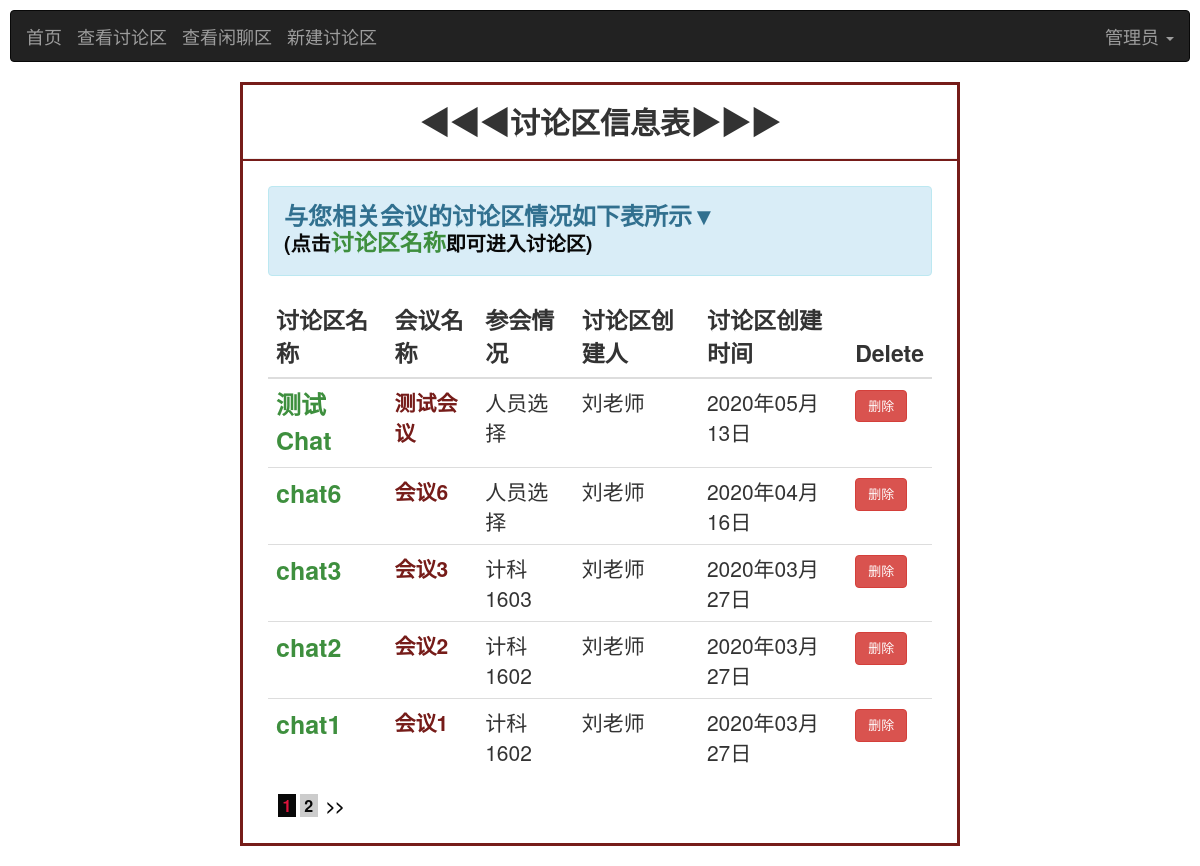
/chat/checkChat/1/1 (signed in), run on the app's committed database.
### base/models.py (models this page shows, shortened)
class User(AbstractUser):#继承内置模型User，并在User的基础上添加新字段
    USER_TYPE = (
        (0, "学生"),
        (1, "老师"),
        (2, "管理员"),#需根据user_type的字段类型进行设置
    )
    name = models.CharField('姓名', max_length=50,default='')
    introduce = models.TextField('简介', default='什么都没留下...')
    photo = models.ImageField('头像', blank=True, upload_to='images/user/')
    user_type = models.IntegerField('身份标识(0:学生/1:老师/2:管理员)',default=0,choices=USER_TYPE)
    user_banji=models.ForeignKey(Banji,on_delete=models.CASCADE, null=True,blank=True,verbose_name='用户班级')
    user_major=models.ForeignKey(Major,on_delete=models.CASCADE,null=True,blank=True,verbose_name='用户专业')

class Banji(models.Model):
    banji_name = models.CharField(default='',max_length=50, unique=True)
    banji_major = models.ForeignKey(Major, on_delete=models.CASCADE, null=False,verbose_name='班级的专业')
    class Meta:
        verbose_name = '班级'  # 模型类的名字
        verbose_name_plural = '班级'  # 模型类名字的复数形式，且优先显示

### chat/models.py (models this page shows, shortened)
class Chat(models.Model):
    CHAT_START = (
        (1, "开启"),
        (0, "关闭"),
    )
    chat_user=models.ForeignKey(User,on_delete=models.CASCADE,default="",verbose_name='讨论区创建者')
    chat_name= models.CharField("讨论区名称",max_length=100)
    meeting=models.ForeignKey(Meeting,on_delete=models.CASCADE,default="",verbose_name='讨论区的会议')
    chat_start=models.IntegerField("讨论区开启标志",default=0,choices=CHAT_START)
    create_date=models.DateTimeField("讨论区创建时间",default=timezone.now)#新增时自动获取当前日期
    class Meta:
        verbose_name = '讨论区'#模型类的名字
        verbose_name_plural = '讨论区'#模型类名字的复数形式，且优先显示

### meeting/models.py (models this page shows, shortened)
class Meeting(models.Model):
    meeting_name= models.CharField("会议名字",max_length=50)
    meeting_theme=models.CharField("会议主题",default="",max_length=50)
    meeting_user=models.ForeignKey(User,on_delete=models.CASCADE,null=False,verbose_name='会议发布者')
    meeting_banji=models.ForeignKey(Banji,on_delete=models.CASCADE,null=False,verbose_name='会议的班级')
    meeting_file=models.FileField("上传文件",blank=True,upload_to='upload/files/')
    filename=models.CharField("文件名",default="",max_length=50)
    filesize=models.IntegerField("文件大小",null=True,blank=True)
    create_date=models.DateTimeField("会议创建时间",default=timezone.now)#新增时自动获取当前日期
    class Meta:
        verbose_name = '会议'#模型类的名字
        verbose_name_plural = '会议'#模型类名字的复数形式，且优先显示

### chat/views.py (the view)
# urls.py: path('checkChat/<int:id>/<int:page>', checkChatView, name='checkChat'),
@login_required(login_url='/')
def checkChatView(request,id,page):
    user = User.objects.get(id=id)
    meetings = []
    if user.user_type == 0:  # 学生用户
        ms = Meeting.objects.filter(meeting_banji_id=user.user_banji_id).order_by('-create_date')
        if ms.exists():
            for m in ms:
                meetings.append(m)
        chooses=ChooseStudent.objects.filter(user_id=user.id,choose=1)
        if chooses.exists():
            for choose in chooses:
                meeting=Meeting.objects.get(id=choose.meeting_id)
                meetings.append(meeting)
    elif user.user_type == 1:  # 老师用户
        ms = Meeting.objects.filter(meeting_user_id=id).order_by('-create_date')
        if ms.exists():
            for m in ms:
                meetings.append(m)
    else:  # 管理员用户
        ms = Meeting.objects.all().order_by('-create_date')
        if ms.exists():
            for m in ms:
                meetings.append(m)
    chats = []
    for meeting in meetings:
        chat = Chat.objects.filter(meeting_id=meeting.id)
        if chat.exists():
            chats.append(chat[0])
        if len(chats) == 0:  # 还没有讨论区被创建
            result = True
        else:
            result = False
    c = Paginator(chats, 5)
    try:
        pages = c.page(page)
    except PageNotAnInteger:
        pages = c.page(1)
    except EmptyPage:
        pages = c.page(c.num_pages)
    return render(request, 'checkChat.html', locals())

### templates/checkChat.html (shortened to what this page needs)
<!DOCTYPE html>
<html lang="en">
<head>
    {% load staticfiles %}
    <link rel="stylesheet" href="https://cdn.staticfile.org/twitter-bootstrap/3.3.7/css/bootstrap.min.css">
</head>
<body>
<div style="margin: 10px">
    <nav class="navbar navbar-inverse" role="navigation">
        <div class="container-fluid">
            <div class="navbar-header">
                <a class="navbar-brand" href="{% url 'index:index' id 1 %}">首页</a>
            </div>
            <div class="navbar-header">
                <a class="navbar-brand" href="{% url 'chat:checkChat' id 1 %}">查看讨论区</a>
            </div>
            <div class="navbar-header">
                <a class="navbar-brand" href="{% url 'chat:checkChatArea' id 1 %}">查看闲聊区</a>
            </div>
            {% if user.user_type != 0 %}
                <div class="navbar-header">
                    <a class="navbar-brand" href="{% url 'chat:newChat' id 1 0 %}">新建讨论区</a>
                </div>
            {% endif %}
        <div>
                <ul class="nav navbar-nav navbar-right">
                    <li class="dropdown">
                        <a href="" class="dropdown-toggle" data-toggle="dropdown" style="font-size: 18px">
                            {% if user.name == "" %}
                                {{ user.username }}
                            {% else %}
                                {{ user.name }}
                            {% endif %}
                            <b class="caret"></b>
                        </a>
                    </li>
                </ul>
            </div>
        </div>
    </nav>
</div>
<br/>
<main style="margin-top:-20px;margin-bottom: 20px;margin-left: 240px;margin-right: 240px;border: solid;border-color: #761c19 ">
    <div class="infosbox">
        <h2 style="text-align: center"><strong>◀◀◀讨论区信息表▶▶▶</strong></h2>
        <hr style="background-color:#761c19 ;height: 2px">
        <div style="margin: 25px">
            {% if result %}
                <h3>
                    <div class="alert alert-info"
                         style="text-align:left;font-weight: bold">目前还没有与您相关会议的讨论区被创建！
                    </div>
                </h3>
            {% else %}
                <h3>
                    <div class="alert alert-info"
                         style="text-align: left;font-weight: bold">与您相关会议的讨论区情况如下表所示▼
                        <label style="color: #080808;font-size: 20px">(点击<a href="#"
                                                                            style="color:#3e8f3e;font-size: 23px">讨论区名称</a>即可进入讨论区)</label>
                    </div>
                </h3>
            {% endif %}
            <table class="table table-hover">
                <thead>
                <tr style="font-size: 23px">
                    <th>讨论区名称</th>
                    <th>会议名称</th>
                    <th>参会情况</th>
                    <th>讨论区创建人</th>
                    <th>讨论区创建时间</th>
                    {% if user.user_type != 0 %}
                        <th>Delete</th>
                    {% endif %}
                </tr>
                </thead>
                <tbody>
                {% for list in pages %}
                    <tr style="font-size: 21px">
                        <td>
                            <a href="{% url 'chat:chatRoom' id list.id list.id 0 %}"
                               style="color: #3e8f3e;font-weight: bold;font-size: 25px">
                                {{ list.chat_name }}
                            </a>
                        </td>
                        <td style="font-weight: bold;color: #761c19 ">{{ list.meeting.meeting_name }}</td>
                        <td>{{ list.meeting.meeting_banji.banji_name }}</td>
                        <td>{{ list.chat_user.name }}</td>
                        <td>{{ list.create_date|date:"Y年m月d日" }}</td>
                        {% if user.user_type != 0 %}
                            <td>
                                <a href="{% url 'chat:deleteChat' id list.id %}">
                                    <button id="button" type="button" class="btn btn-danger"
                                            style="font-size: 13px">删除
                                    </button>
                                </a>
                            </td>
                        {% endif %}
                    </tr>
                {% endfor %}
                </tbody>
            </table>
            <div class="pagelist" style="margin-left: 10px">
                {% if pages.object_list %}
                    {% for page in pages.paginator.page_range %}
                        {% if pages.number == page %}
                            <a href="javascript:;" class="curPage" style="color: #080808;font-size: medium;
                            font-weight: bold;color: crimson ;background-color: #080808 ">&nbsp{{ page }}&nbsp</a>
                        {% else %}
                            <a href="{% url 'chat:checkChat' id page %}" style="color: #080808;font-size: medium;
                            font-weight: bold;background-color: #cccccc ">&nbsp{{ page }}&nbsp</a>
                        {% endif %}
                    {% endfor %}
                {% endif %}
                {% if pages.has_next %}
                    <a href="{% url 'chat:checkChat' id pages.next_page_number %}"
                       style="color: #080808;font-size: medium;font-weight: bold ">
                        &nbsp>>&nbsp</a>
                {% endif %}
            </div>
        </div>
    </div>
</main>
</body>
</html>

### data on the page
User: name "管理员"
Chat: chat_name "测试Chat", meeting.meeting_name "测试会议", meeting.meeting_banji.banji_name "人员选择", chat_user.name "刘老师", create_date "2020年05月13日"
Chat: chat_name "chat6", meeting.meeting_name "会议6", meeting.meeting_banji.banji_name "人员选择", chat_user.name "刘老师", create_date "2020年04月16日"
Chat: chat_name "chat3", meeting.meeting_name "会议3", meeting.meeting_banji.banji_name "计科1603", chat_user.name "刘老师", create_date "2020年03月27日"
Chat: chat_name "chat2", meeting.meeting_name "会议2", meeting.meeting_banji.banji_name "计科1602", chat_user.name "刘老师", create_date "2020年03月27日"
Chat: chat_name "chat1", meeting.meeting_name "会议1", meeting.meeting_banji.banji_name "计科1602", chat_user.name "刘老师", create_date "2020年03月27日"

### other printed values
{{ page }} "1"
{{ page }} "2"
